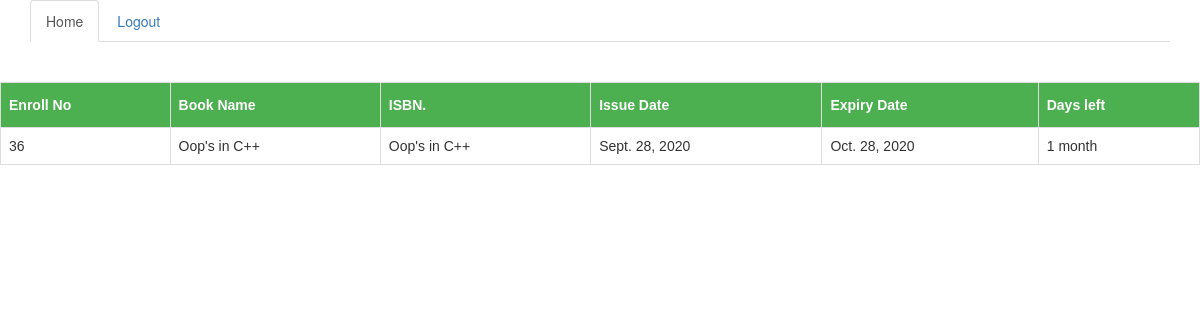
Page /myissue/5 on the committed database.
### library/models.py (models this page shows)
class Issue(models.Model):
	issueid=models.AutoField(primary_key=True)
	user=models.OneToOneField(User,on_delete=models.CASCADE)
	enrollno=models.ForeignKey(Student, on_delete=models.CASCADE)
	issuebook=models.ForeignKey(Book,related_name='issuetobook', on_delete=models.CASCADE)
	bookisbn=models.ForeignKey(Book,related_name='isbn_book', on_delete=models.CASCADE)
	issuedate=models.DateField()
	expirydate=models.DateField()

class Student(models.Model):
	user=models.OneToOneField(User,on_delete=models.CASCADE,primary_key=True)
	firstname=models.CharField(max_length=66)
	lastname=models.CharField(max_length=66)
	enrollno=models.CharField(max_length=66)
	branch=models.CharField(max_length=66)
	def __str__(self):
		return self.enrollno

class Book(models.Model):
	bookid=models.AutoField(primary_key=True)
	bookname=models.CharField(max_length=66)
	author=models.CharField(max_length=66)
	category=models.CharField(max_length=66)
	isbn=models.IntegerField()
	def __str__(self):
		return self.bookname

### library/views.py (the view)
# urls.py: path('myissue/<str:pk>',views.MyIssue,name='myissue'),
def MyIssue(request,pk):
	data=Issue.objects.get(issueid=pk)
	return render(request,'library/myissue.html',context={'data':data})

### library/templates/library/myissue.html (shortened to what this page needs)
<!DOCTYPE html>
<html>
<head>
  <link rel="stylesheet" href="https://maxcdn.bootstrapcdn.com/bootstrap/3.4.1/css/bootstrap.min.css">
</head>
<body>
<div class="container">
  <ul class="nav nav-tabs">
    <li class="active"><a href="{% url 'studenthome' %}">Home</a></li>
    <li><a href="{% url 'logoutstudent' %}">Logout</a></li>
  </ul>
</div>
<br>
<br>
<table id="customers">
  <tr>
    <th>Enroll No</th>
    <th>Book Name</th >
    <th>ISBN.</th>
     <th>Issue Date</th>
    <th>Expiry Date</th>
    <th>Days left</th>
<tr>
  <tr>
    <td>{{data.enrollno}}</td>
   <td> {{data.issuebook}}</td>
    <td>{{data.bookisbn}}</td>
    <td>{{data.issuedate}}</td>
    <td>{{data.expirydate}}</td>
   <td>{{ data.issuedate|timesince:data.expirydate}}</td>
  </tr>
</table>
</body>
</html>

### library/templates/library/myissue.html (style rules this page uses)
#customers { font-family: "Trebuchet MS", Arial, Helvetica, sans-serif; border-collapse: collapse; width: 100%; }
#customers td, #customers th { border: 1px solid #ddd; padding: 8px; }
#customers tr:nth-child(even) { background-color: #f2f2f2; }
#customers th { padding-top: 12px; padding-bottom: 12px; text-align: left; background-color: #4CAF50; color: white; }

### rows in the picture
Issue: enrollno "36", issuebook "Oop's in C++", bookisbn "Oop's in C++", issuedate "Sept. 28, 2020", expirydate "Oct. 28, 2020", issuedate "1 month"
